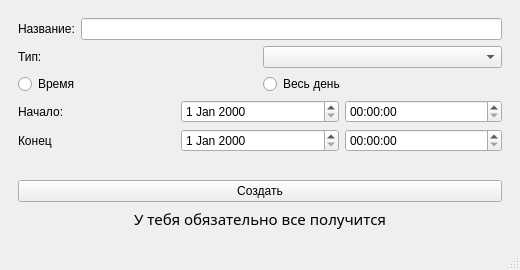
<?xml version="1.0" encoding="UTF-8"?>
<ui version="4.0">
 <class>MainWindow</class>
 <widget class="QMainWindow" name="MainWindow">
  <property name="geometry">
   <rect>
    <x>0</x>
    <y>0</y>
    <width>520</width>
    <height>270</height>
   </rect>
  </property>
  <property name="windowTitle">
   <string>Создать событие</string>
  </property>
  <property name="windowIcon">
   <iconset>
    <normaloff>icons/sheet_icon.png</normaloff>icons/sheet_icon.png</iconset>
  </property>
  <widget class="QWidget" name="centralwidget">
   <layout class="QVBoxLayout" name="verticalLayout_2">
    <item>
     <widget class="QWidget" name="widget" native="true">
      <layout class="QVBoxLayout" name="verticalLayout">
       <item>
        <layout class="QHBoxLayout" name="horizontalLayout_3">
         <item>
          <widget class="QLabel" name="label">
           <property name="text">
            <string>Название:</string>
           </property>
          </widget>
         </item>
         <item>
          <widget class="QLineEdit" name="name_event"/>
         </item>
        </layout>
       </item>
       <item>
        <layout class="QHBoxLayout" name="horizontalLayout_4">
         <item>
          <widget class="QLabel" name="label_2">
           <property name="text">
            <string>Тип:</string>
           </property>
          </widget>
         </item>
         <item>
          <widget class="QComboBox" name="select_type"/>
         </item>
        </layout>
       </item>
       <item>
        <layout class="QHBoxLayout" name="horizontalLayout_6">
         <item>
          <widget class="QRadioButton" name="time_rbtn">
           <property name="text">
            <string>Время</string>
           </property>
           <attribute name="buttonGroup">
            <string notr="true">buttonGroup</string>
           </attribute>
          </widget>
         </item>
         <item>
          <widget class="QRadioButton" name="allday_rbtn">
           <property name="text">
            <string>Весь день</string>
           </property>
           <attribute name="buttonGroup">
            <string notr="true">buttonGroup</string>
           </attribute>
          </widget>
         </item>
        </layout>
       </item>
       <item>
        <layout class="QGridLayout" name="gridLayout">
         <item row="0" column="1">
          <widget class="QDateEdit" name="dateEdit_bedin"/>
         </item>
         <item row="0" column="0">
          <widget class="QLabel" name="label_3">
           <property name="text">
            <string>Начало:</string>
           </property>
          </widget>
         </item>
         <item row="1" column="0">
          <widget class="QLabel" name="label_4">
           <property name="text">
            <string>Конец</string>
           </property>
          </widget>
         </item>
         <item row="0" column="2">
          <widget class="QTimeEdit" name="timeEdit_begin"/>
         </item>
         <item row="1" column="1">
          <widget class="QDateEdit" name="dateEdit_end"/>
         </item>
         <item row="1" column="2">
          <widget class="QTimeEdit" name="timeEdit_end"/>
         </item>
        </layout>
       </item>
       <item>
        <spacer name="verticalSpacer">
         <property name="orientation">
          <enum>Qt::Vertical</enum>
         </property>
         <property name="sizeHint" stdset="0">
          <size>
           <width>20</width>
           <height>40</height>
          </size>
         </property>
        </spacer>
       </item>
       <item>
        <widget class="QPushButton" name="create_end">
         <property name="text">
          <string>Создать</string>
         </property>
        </widget>
       </item>
       <item>
        <widget class="QLabel" name="label_5">
         <property name="font">
          <font>
           <family>Segoe Script</family>
           <pointsize>11</pointsize>
          </font>
         </property>
         <property name="layoutDirection">
          <enum>Qt::LeftToRight</enum>
         </property>
         <property name="text">
          <string>У тебя обязательно все получится</string>
         </property>
         <property name="alignment">
          <set>Qt::AlignCenter</set>
         </property>
        </widget>
       </item>
      </layout>
     </widget>
    </item>
   </layout>
  </widget>
  <widget class="QMenuBar" name="menubar">
   <property name="geometry">
    <rect>
     <x>0</x>
     <y>0</y>
     <width>520</width>
     <height>21</height>
    </rect>
   </property>
  </widget>
  <widget class="QStatusBar" name="statusbar"/>
 </widget>
 <resources/>
 <connections/>
 <buttongroups>
  <buttongroup name="buttonGroup"/>
 </buttongroups>
</ui>
